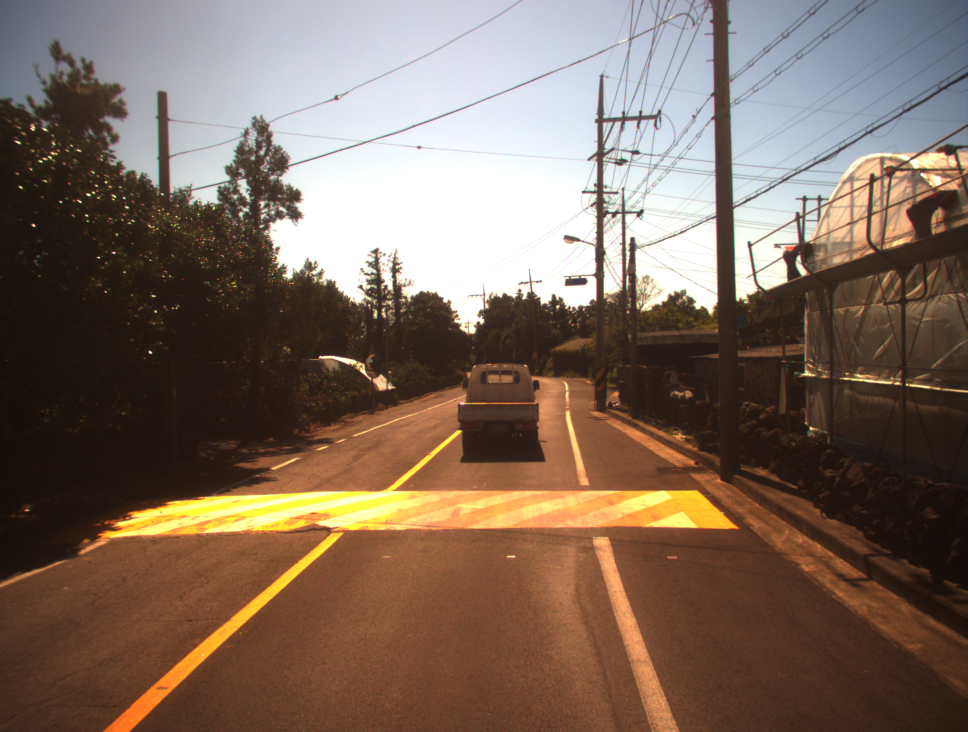
#> input picture python/lane_detection/sample/image/1/1937718.png, 1936 x 1464 px (shown at 1/2 size)
$ python -i turn_signal.py   (imports and definitions only)
#> lines starting #> are read from the running program, lines starting #| are printed output that depends on the picture; after the words box and inside, x2 and y2 are one past the last pixel; in counts of white or black regions, pixels touching at a corner belong together
#> further down, picture is the input picture: shape (1464, 1936, 3); mean B, G, R 92.3, 105.8, 125.1
import cv2
import numpy as np

def yellow_filter(image):
    hue_box = cv2.cvtColor(image,cv2.COLOR_BGR2HSV)
#> hue_box: shape (1464, 1936, 3); mean H, S, V 35.2, 102.9, 129.7

    lhl=np.array([20,0,0])
    uhl=np.array([32,255,255])

    yellow_box = cv2.inRange(hue_box,lhl,uhl)
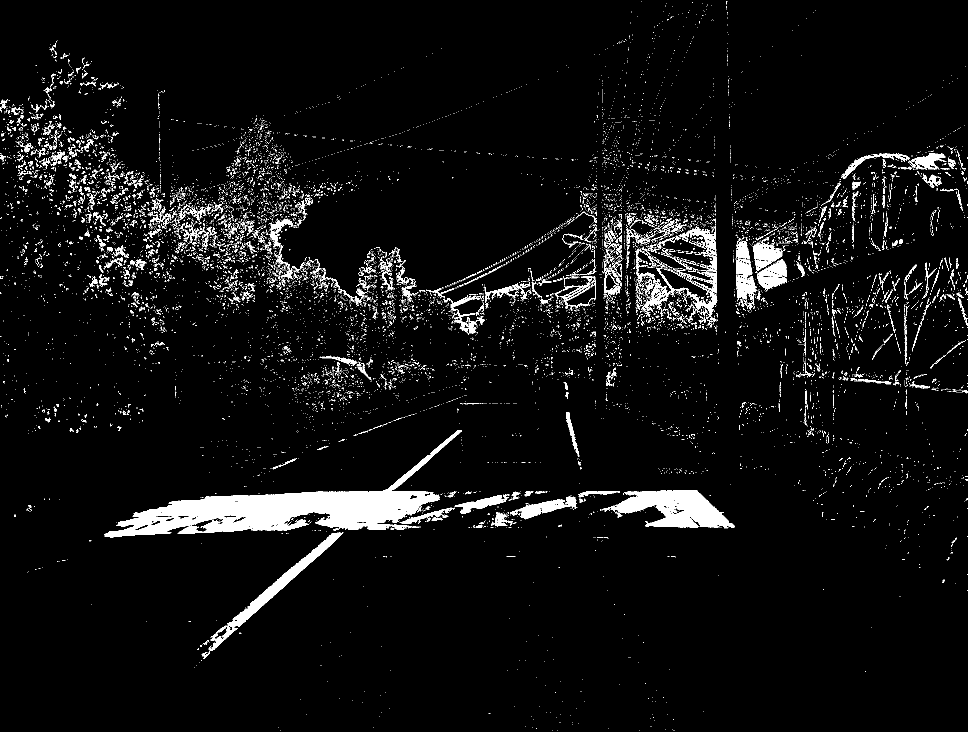
#> yellow_box: shape (1464, 1936) (shown at 1/2 size); 5% white; 12411 white regions (11816 under 20 px), largest, box (x1, y1, x2, y2) and area: (209, 860, 924, 1076) 38096, (1221, 980, 1470, 1057) 10786, (417, 1065, 687, 1301) 5787

    gray_box = cv2.cvtColor(image,cv2.COLOR_BGR2GRAY)
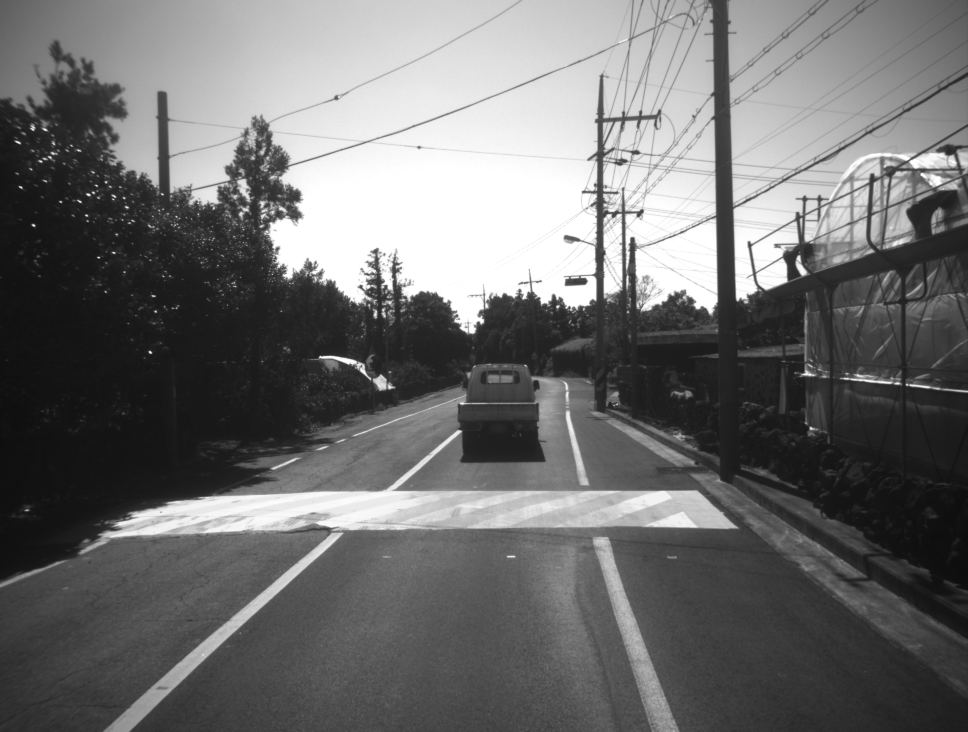
#> gray_box: shape (1464, 1936) (shown at 1/2 size); min 12, max 255, mean 110
    real_box = cv2.bitwise_and(gray_box,yellow_box)
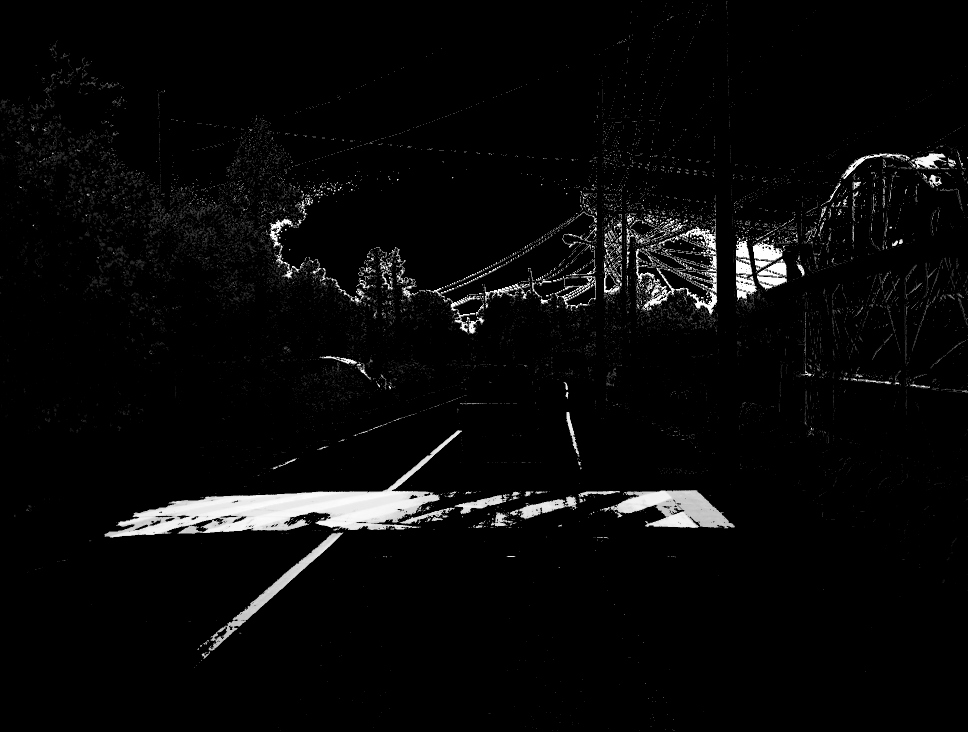
#> real_box: shape (1464, 1936) (shown at 1/2 size); min 0, max 255, mean 9.1

    return real_box

# [62 lines left out: function turn_signal, not called in this run]

>>> import cv2
>>> picture = cv2.imread('lane_detection/sample/image/1/1937718.png')
>>> result = yellow_filter(picture)
